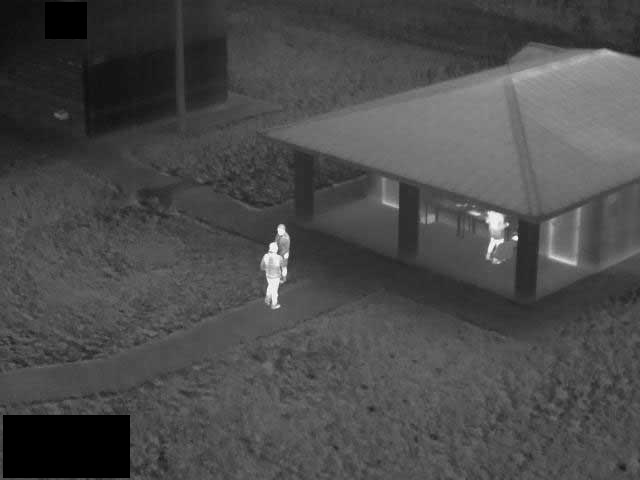
//> input picture ANOTHER.jpg, 640 x 480 px
$ ./try   (built with g++ and OpenCV 4)
//> lines starting //> are read from the running program, lines starting //| are printed output that depends on the picture; after the words box and inside, x2 and y2 are one past the last pixel; in counts of white or black regions, pixels touching at a corner belong together
#include <opencv2/opencv.hpp>
#include <iostream>
#include <opencv2/core/core.hpp>
#include "opencv2/highgui/highgui.hpp"
#include "opencv2/imgproc/imgproc.hpp"
#include <stdio.h>
#include <stdlib.h>


using namespace cv;
using namespace std;

const int fps = 20;


int main(int argc, char** argv)
{

	Mat output;
	Mat gray;
	Mat dst;
	Mat detected_edges;

	Mat frame = imread("ANOTHER.jpg", 1);
//> frame is the input picture: 480 rows x 640 cols, CV_8UC3; min 0, max 255, mean 74.8

	// [14 lines of commented-out code are left out]


		cvtColor(frame, gray, COLOR_BGR2GRAY);

		Mat thresh;

		//threshold(gray, dst, 177, 215, 3);

		threshold(gray, detected_edges, 177, 215, 3);
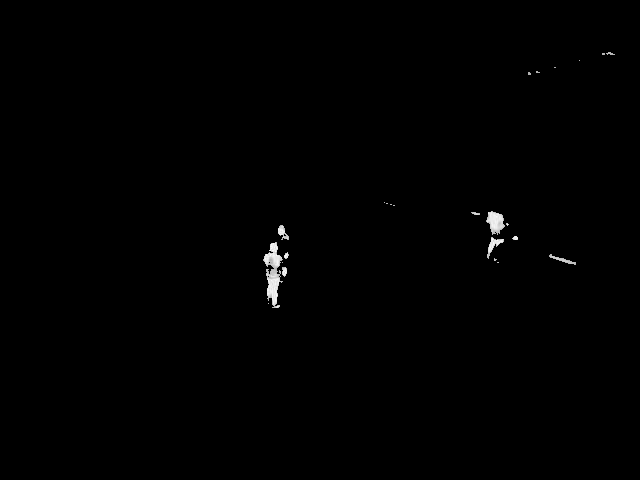
//> detected_edges: 480 rows x 640 cols, CV_8UC1; min 0, max 255, mean 1

		//imshow("yeet", dst);

		//-------------------------------------------------------------------


		blur(gray, detected_edges, Size(3, 3));

		//Canny(detected_edges, detected_edges, 177, 210*1.5, 3);
		Canny(detected_edges, detected_edges, 177, 215 * 1.5, 3);
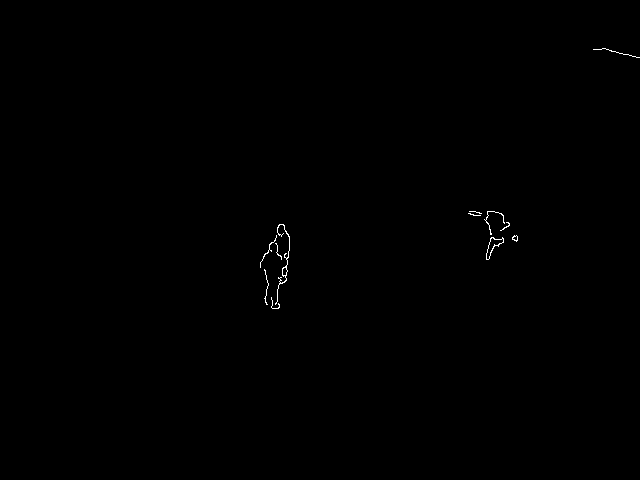
//> detected_edges: 480 rows x 640 cols, CV_8UC1; 0.17% white in thin lines or dots, all inside (x1, y1, x2, y2) = (260, 48, 640, 309)

		dst = Scalar::all(0);

		frame.copyTo(dst, detected_edges);


		//------------------------------------------------------------------


		vector<vector<Point>> contours;
		vector<Vec4i> hierarchy;

		findContours(detected_edges, contours, hierarchy, RETR_TREE, CHAIN_APPROX_SIMPLE);
//> contours = 15 contours, 10 with area under 20; largest, box (x1, y1, x2, y2) and area: (486, 237, 504, 260) 142, (486, 237, 504, 260) 129, (275, 224, 290, 305) 58, (282, 267, 288, 276) 30, (512, 235, 518, 242) 21

		Mat outputH = frame.clone();


		//-----------------------------------------------------------------

		vector<Rect> boundRect(contours.size());


		for (size_t j = 0; j < contours.size(); j++)
		{
			//approxPolyDP(Mat(contours[j]), contours_poly[j], 3, true);

			boundRect[j] = boundingRect(Mat(contours[j]));
			cout << boundRect[j].br() << ' ';
		}
//> this loop made 15 passes
//| [280, 309] [269, 305] [282, 260] [504, 260] [504, 260] [518, 242] [518, 241] [277, 268]
//> (output is shown up to pass 8 of 15)


		for (int i = 0; i < contours.size(); i++)
		{

			cout << contourArea(contours[i]) << ' ' << "next" << ' ';


			//rectangle(outputH, boundRect[i].tl(), boundRect[i].br(), (200, 143, 134), 2, 8, 0);

			drawContours(outputH, contours, i, (0, 0, 255), 2, 8, hierarchy, 0);


		}
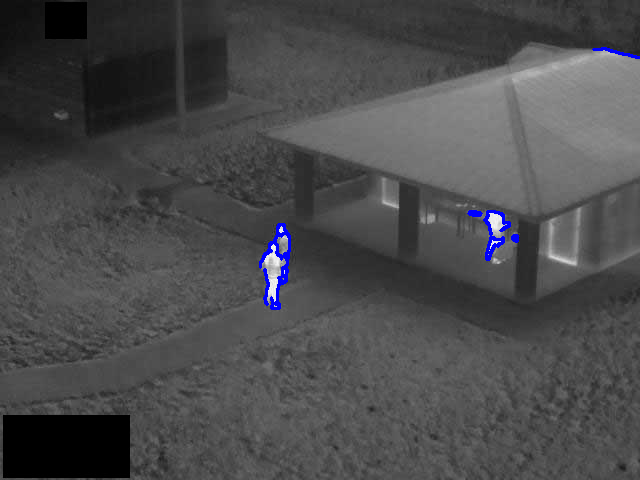
//> outputH: 480 rows x 640 cols, CV_8UC3; 0.55% of pixels changed, all inside (x1, y1, x2, y2) = (259, 47, 640, 310)


		imshow("Video", frame);

		imshow("yeet", outputH);

		waitKey(0);


		// [78 lines of commented-out code are left out]


	return 0;
}

$ run again, with DEER.jpg copied over ANOTHER.jpg
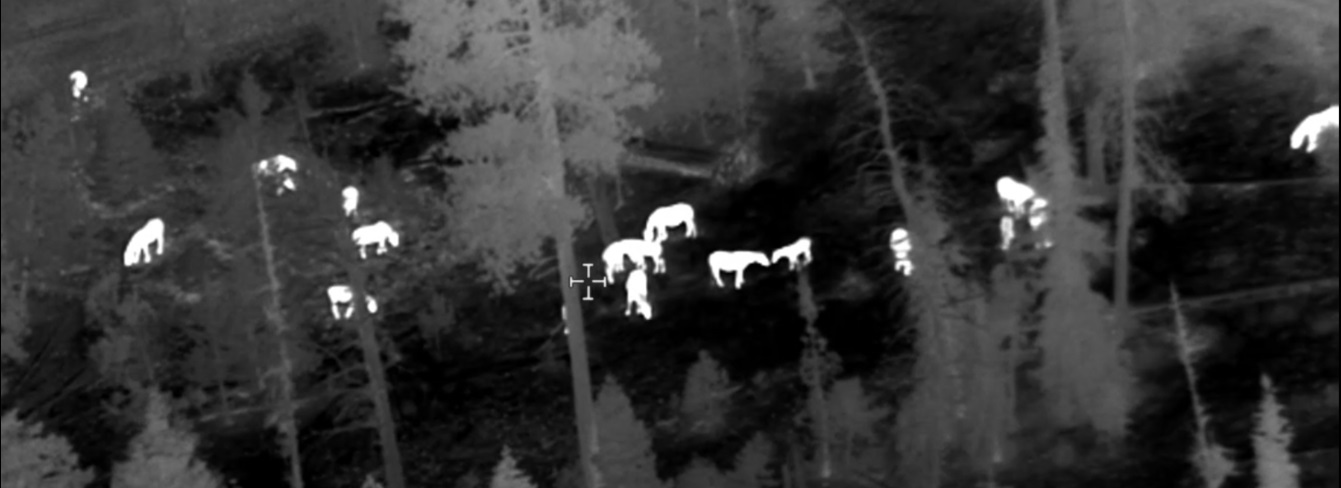
//> input picture DEER.jpg, 1341 x 488 px
//> frame is the input picture: 488 rows x 1341 cols, CV_8UC3; min 0, max 255, mean 52.1
//> `Canny(detected_edges, detected_edges, 177, 215 * 1.5, 3);`:
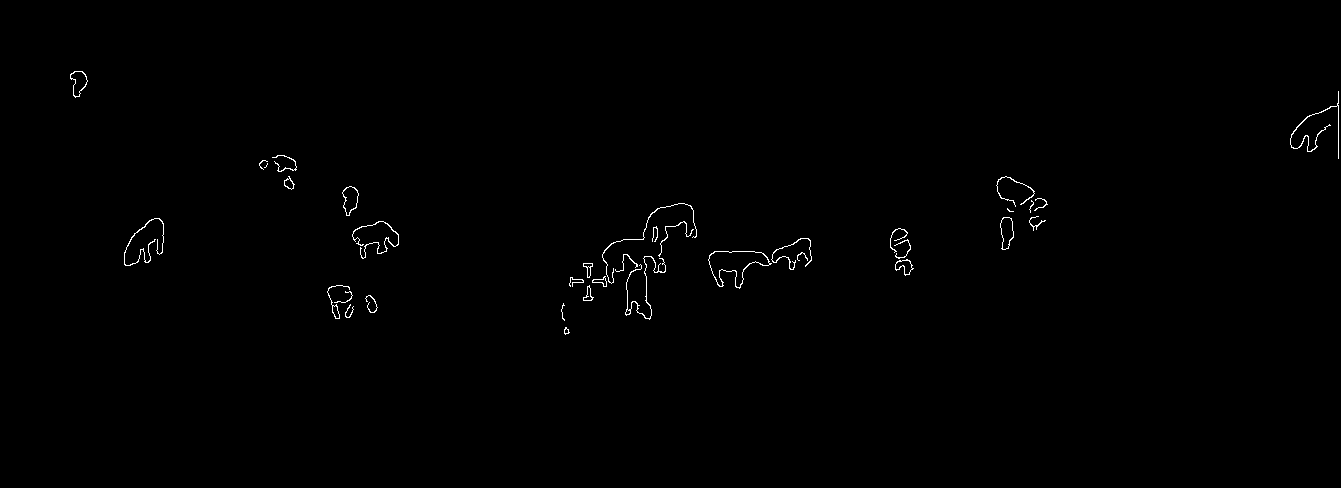
//> detected_edges: 488 rows x 1341 cols, CV_8UC1; 0.46% white in thin lines or dots, all inside (x1, y1, x2, y2) = (70, 71, 1339, 335)
//> contours = 49 contours, 20 with area under 20; largest, box (x1, y1, x2, y2) and area: (708, 251, 772, 289) 1138, (708, 251, 770, 288) 1101, (342, 186, 359, 216) 310, (1000, 217, 1014, 250) 304, (1000, 217, 1014, 250) 295
//> the loop `for (size_t j = 0; j < contours.size(); j++)` made 49 passes
//| [570, 335] [569, 334] [354, 318] [565, 321] [378, 313]
//> (output is shown up to pass 5 of 49)
//> the loop `for (int i = 0; i < contours.size(); i++)` made 49 passes
//| 21 next 15 next 9 next 3.5 next 11.5 next
//> (output is shown up to pass 5 of 49)
//> after the loop `for (int i = 0; i < contours.size(); i++)`:
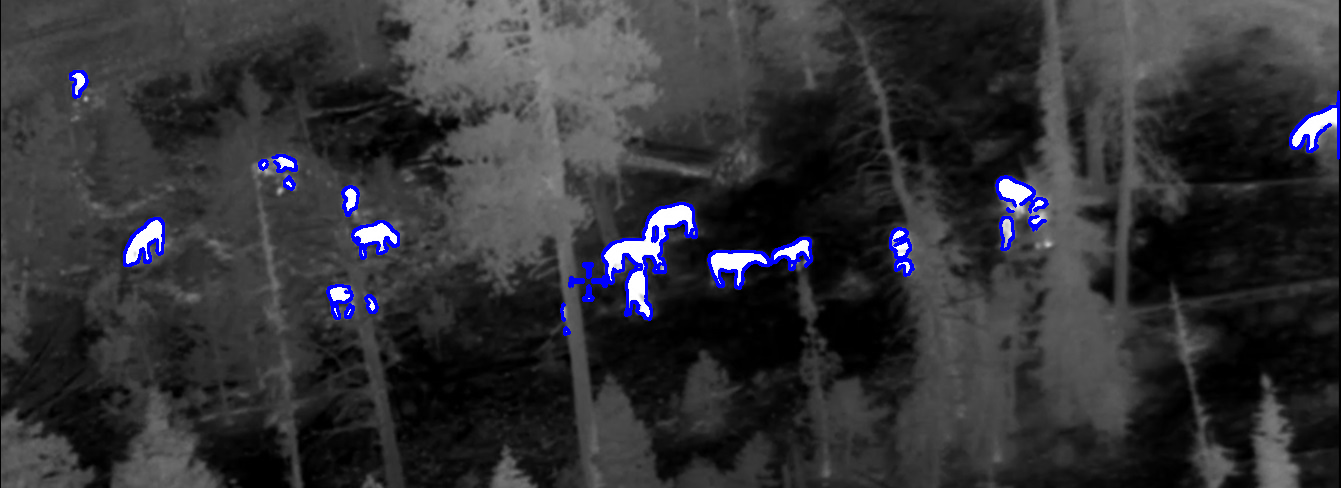
//> outputH: 488 rows x 1341 cols, CV_8UC3; 1.44% of pixels changed, all inside (x1, y1, x2, y2) = (69, 70, 1340, 336)

$ run again, with FLIR.jpg copied over ANOTHER.jpg
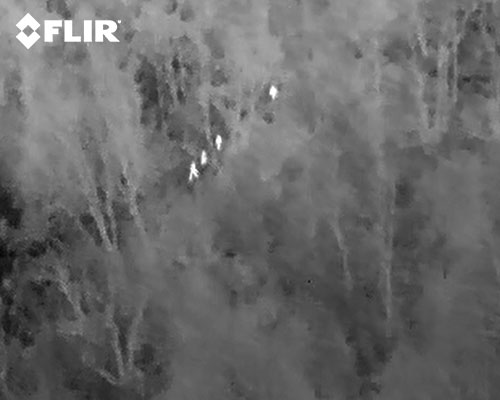
//> input picture FLIR.jpg, 500 x 400 px
//> frame is the input picture: 400 rows x 500 cols, CV_8UC3; min 4, max 255, mean 104.9
//> `Canny(detected_edges, detected_edges, 177, 215 * 1.5, 3);`:
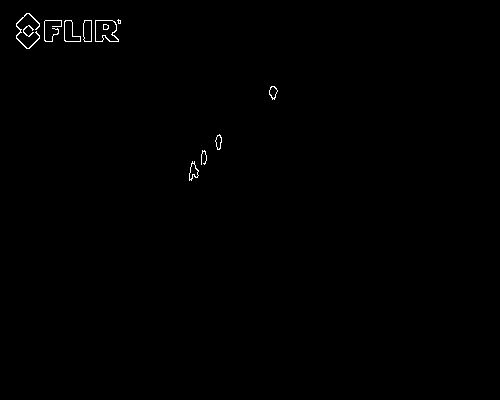
//> detected_edges: 400 rows x 500 cols, CV_8UC1; 0.35% white in thin lines or dots, all inside (x1, y1, x2, y2) = (16, 13, 278, 181)
//> contours = 20 contours, 5 with area under 20; largest, box (x1, y1, x2, y2) and area: (95, 20, 119, 42) 402, (95, 20, 119, 42) 384, (64, 20, 81, 42) 206, (64, 20, 81, 42) 201, (83, 20, 92, 42) 162
//> the loop `for (size_t j = 0; j < contours.size(); j++)` made 20 passes
//| [199, 181] [199, 180] [207, 165] [222, 150] [222, 150]
//> (output is shown up to pass 5 of 20)
//> the loop `for (int i = 0; i < contours.size(); i++)` made 20 passes
//| 93 next 81.5 next 4 next 60.5 next 54.5 next
//> (output is shown up to pass 5 of 20)
//> after the loop `for (int i = 0; i < contours.size(); i++)`:
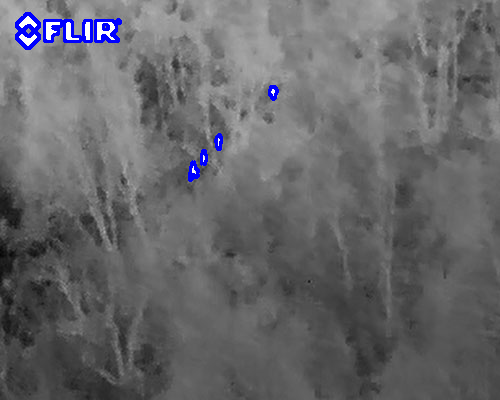
//> outputH: 400 rows x 500 cols, CV_8UC3; 1.03% of pixels changed, all inside (x1, y1, x2, y2) = (15, 12, 279, 182)
